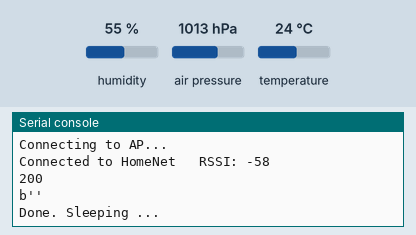
This program was run on a simulated CircuitPython board. On the bench: the last lines printed to the serial console. The test bench sets the inputs (shaded band); at power-on: humidity 55 %, air pressure 1013 hPa, temperature 24 °C. WiFi joins after 1.5 s; values from a settings file that is not in the repository are placeholders; web requests get an empty 200 reply after 0.4 s.

Above: at 17.6 s.
17.7 s: humidity set to 22 %
At 22.16 s:
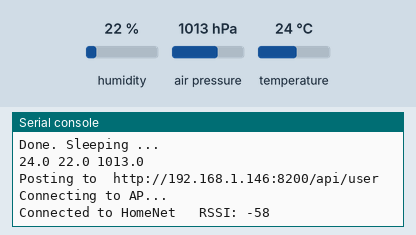
34.1 s: air pressure set to 952 hPa
At 44.1 s:
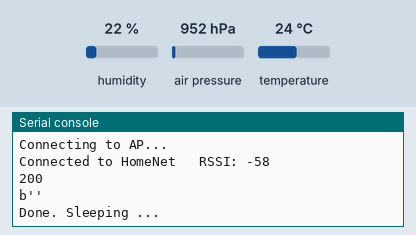
50.5 s: temperature set to 12 °C
At 62.96 s:
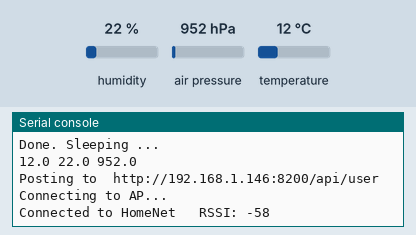

The program:

humidity_esp_post.py
```python
import board
import busio
import digitalio
from digitalio import DigitalInOut
import time
import gc

import adafruit_bme280
i2c = busio.I2C(board.SCL, board.SDA)
bme280 = adafruit_bme280.Adafruit_BME280_I2C(i2c)


# Get Wifi and FarmOS details
try:
    from secrets import secrets
except ImportError:
    print("WiFi secrets are kept in secrets.py, please add them there!")
    raise

WIFI_ESSID=secrets['ssid']
WIFI_PASS=secrets['password']
farmos_pubkey=secrets['farmos_pubkey']
farmos_privkey=secrets['farmos_privkey']

#base_url= "https://edgecollective.farmos.net/farm/sensor/listener/"
#JSON_POST_URL = base_url+farmos_pubkey+"?private_key="+farmos_privkey

#JSON_POST_URL = "http://192.168.1.245:8200/api/user"

JSON_POST_URL = "http://192.168.1.146:8200/api/user"

# esp32

import adafruit_esp32spi.adafruit_esp32spi_socket as socket
from adafruit_esp32spi import adafruit_esp32spi
import adafruit_requests as requests

esp32_cs = DigitalInOut(board.D13)
esp32_reset = DigitalInOut(board.D12)
esp32_ready = DigitalInOut(board.D11)

esp_spi = busio.SPI(board.SCK, board.MOSI, board.MISO)
esp = adafruit_esp32spi.ESP_SPIcontrol(esp_spi, esp32_cs, esp32_ready, esp32_reset)


def connect(essid,password): # note that these are arguments are b'essid' and b'password'
    print("Connecting to AP...")
    while not esp.is_connected:
        try:
            esp.connect_AP(essid, password)
        except RuntimeError as e:
            print("could not connect to AP, retrying: ",e)
            continue
    print("Connected to", str(esp.ssid, 'utf-8'), "\tRSSI:", esp.rssi)

    # Initialize a requests object with a socket and esp32spi interface
    requests.set_socket(socket, esp)


# main loop

while True:

    gc.collect()

    g_temp = bme280.temperature
    g_humidity = bme280.humidity
    g_pressure = bme280.pressure

    print(g_temp,g_humidity,g_pressure)

    try:

        json_data = {"temp" : g_temp, "humidity": g_humidity, "pressure":g_pressure}

        print("Posting to ",JSON_POST_URL)

        connect(WIFI_ESSID,WIFI_PASS)
        response = requests.post(JSON_POST_URL, json=json_data)
        print(response.status_code)
        print(response.content)
        response.close()

        print("Done. Sleeping ... ")
        time.sleep(20)

    except Exception as e:
        time.sleep(10)
        print("error: "+str(e))


        
```

Measured:
- after the input at 17.7 s, the serial console: prints a new line after 4.2 s (image 1)
- after the input at 34.1 s, the serial console: prints a new line after 8.2 s (image 2)
- after the input at 50.5 s, the serial console: prints a new line after 12.2 s (image 3)
